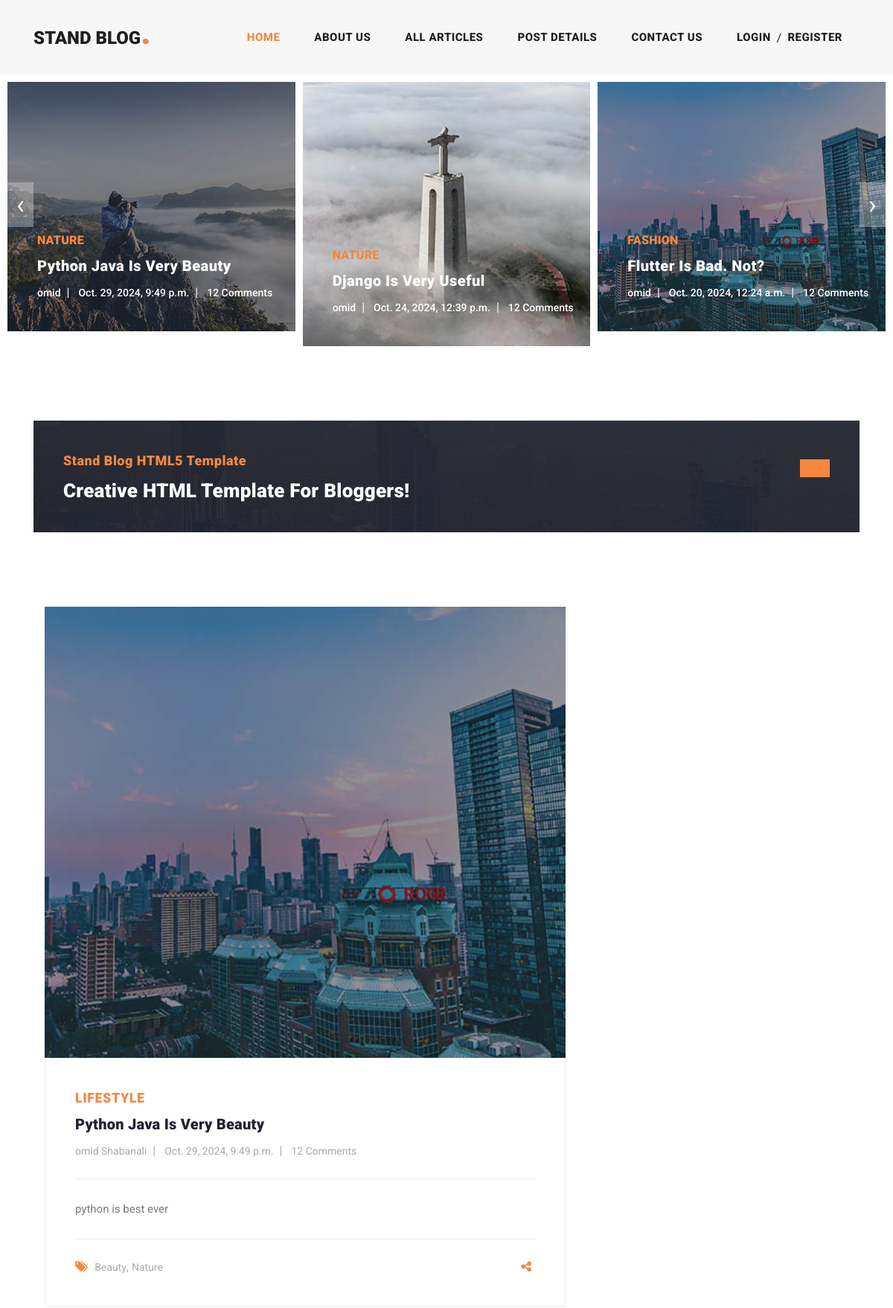
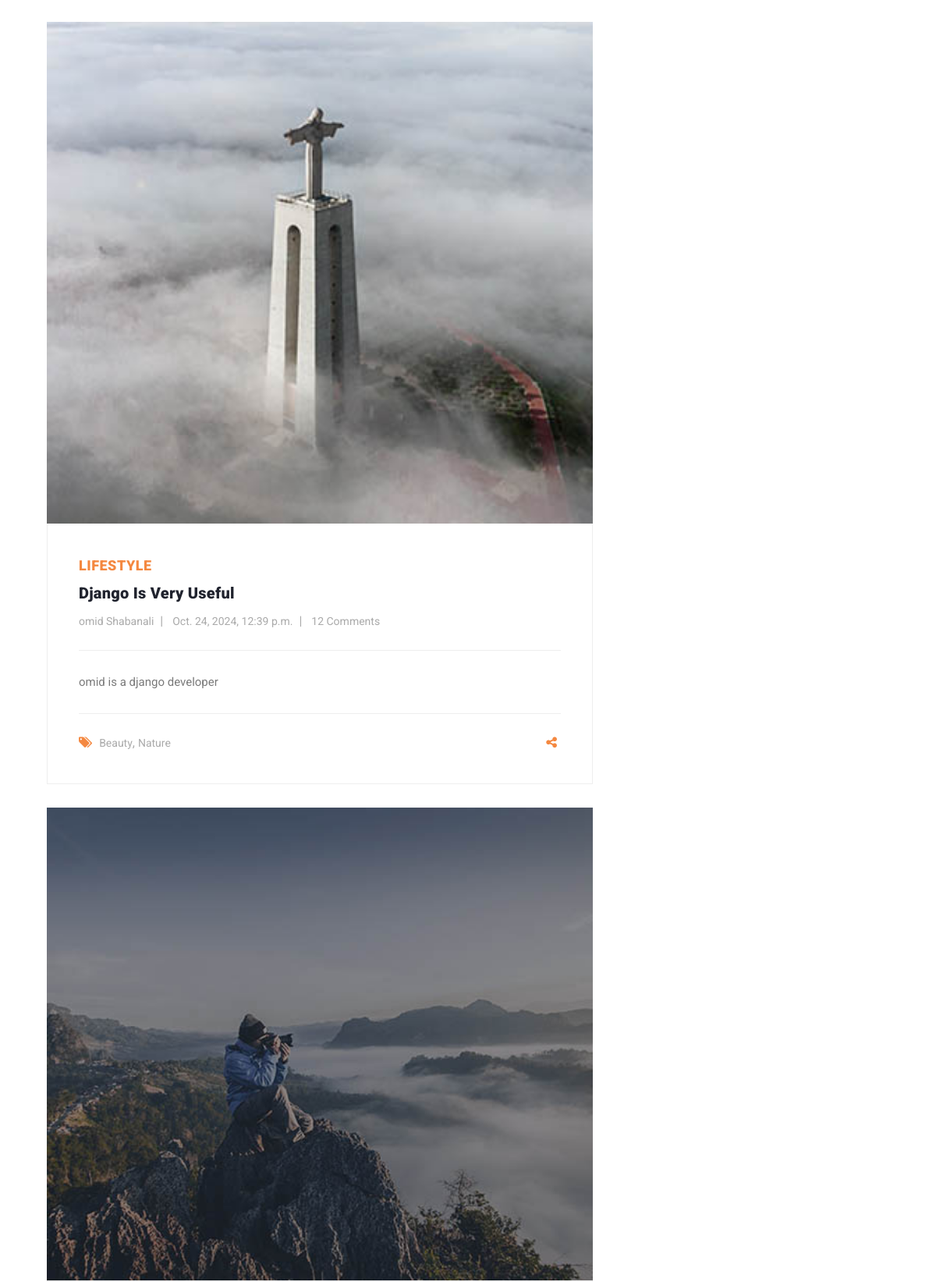
The page / (upper part) on the database its author committed (2 pictures, top to bottom).
### blog/models.py (models this page shows, shortened)
class Article(models.Model):
    CHOICES = (
        ('A', 'پایتون'),
        ('B', 'جنگو')
    )
    author = models.ForeignKey(User, on_delete=models.CASCADE, related_name='articles')
    category = models.ManyToManyField(Category, related_name='articles')
    title = models.CharField(max_length=70)
    body = models.TextField()
    image = models.ImageField(upload_to='images/articles')
    created = models.DateTimeField(auto_now_add=True)
    updated = models.DateTimeField(auto_now=True)
    myfile = models.FileField(upload_to='test', null=True)
    status = models.BooleanField(default=True)
    published = models.BooleanField(default=True)
    objects = models.Manager()
    custom_manager = ArticleManager()
    slug = models.SlugField(blank=True, unique=True)
    class Meta:
        ordering = ('-created',)
    def get_absolute_url(self):
        return reverse('blog:article_detail', kwargs={'slug':self.slug})

class Category(models.Model):
    title = models.CharField(max_length=100)
    created = models.DateTimeField(auto_now_add=True)

### home/views.py (the view)
# urls.py: path('', views.home, name='home'),
def home(request):
    articles = Article.objects.all() #Manager
    recent_articles = Article.objects.all().order_by('-created', '-updated')[:3]
    return render(request, "home/home.html", {'articles':articles, 'recent_articles':recent_articles})

### context_processors/context_processors.py (called while the page is built)
def recent_articles(request):
    recent_articles = Article.objects.order_by('-created')
    categories = Category.objects.all()
    return {'recent_articles': recent_articles, 'categories':categories}

### home/templates/home/home.html (shortened to what this page needs)
{% extends 'base.html' %}
{% load static %}
{% load render_partial %}
{% load social_share %}
{% block content %}
    <div class="main-banner header-text">
        <div class="container-fluid">
            <div class="owl-banner owl-carousel">
                {% for article in articles %}
                    <div class="item">
                        <img src="{{ article.myfile.url }}" alt="{{ article.title }}">
                        <div class="item-content">
                            <div class="main-content">
                                <div class="meta-category">
                                    <span>{{ article.category.all.first.title }}</span>
                                </div>
                                <a href="{{ article.get_absolute_url }}"><h4>{{ article.title }}</h4></a>
                                <ul class="post-info">
                                    <li><a href="#">{{ article.author.username }}</a></li>
                                    <li><a href="#">{{ article.created }}</a></li>
                                    <li><a href="#">12 Comments</a></li>
                                </ul>
                            </div>
                        </div>
                    </div>
                {% endfor %}
            </div>
        </div>
    </div>
    <section class="call-to-action">
        <div class="container">
            <div class="row">
                <div class="col-lg-12">
                    <div class="main-content">
                        <div class="row">
                            <div class="col-lg-8">
                                <span>Stand Blog HTML5 Template</span>
                                <h4>Creative HTML Template For Bloggers!</h4>
                            </div>
                            <div class="col-lg-4">
                                <div class="main-button">
                                    <a rel="nofollow" href="https://templatemo.com/tm-551-stand-blog"
                                       target="_parent">{{ name }}</a>
                                </div>
                            </div>
                        </div>
                    </div>
                </div>
            </div>
        </div>
    </section>
    <section class="blog-posts">
        <div class="container">
            <div class="row">
                <div class="col-lg-8">
                    <div class="all-blog-posts">
                        {% for article in recent_articles %}
                            <div class="col-lg-12">
                                <div class="blog-post">
                                    <div class="blog-thumb">
                                        <img src="{{ article.image.url }}" alt="">
                                    </div>
                                    <div class="down-content">
                                        <span>Lifestyle</span>
                                        <a href="post-details.html"><h4>{{ article.title }}</h4></a>
                                        <ul class="post-info">
                                            <li><a href="#">{{ article.author.get_full_name }}</a></li>
                                            <li><a href="#">{{ article.created }}</a></li>
                                            <li><a href="#">12 Comments</a></li>
                                        </ul>
                                        <p>{{ article.body }}</p>
                                        <div class="post-options">
                                            <div class="row">
                                                <div class="col-6">
                                                    <ul class="post-tags">
                                                        <li><i class="fa fa-tags"></i></li>
                                                        <li><a href="#">Beauty</a>,</li>
                                                        <li><a href="#">Nature</a></li>
                                                    </ul>
                                                </div>
                                                <div class="col-6">
                                                    <ul class="post-share">
                                                        <li><i class="fa fa-share-alt"></i></li>
                                                    </ul>
                                                </div>
                                            </div>
                                        </div>
                                    </div>
                                </div>
                            </div>
                        {% endfor %}
                    </div>
                </div>
            </div>
        </div>
    </section>
{% endblock %}

### static/css/templatemo-stand-blog.css (style rules this page uses)
body { font-family: 'Roboto', sans-serif; overflow-x: hidden; text-rendering: optimizeLegibility; -webkit-font-smoothing: antialiased; -moz-osx-font-smoothing: grayscale; }
p { margin-bottom: 0px; font-size: 15px; font-weight: 400; color: #7a7a7a; line-height: 30px; }
a { text-decoration: none!important; }
ul { padding: 0; margin: 0; list-style: none; }
h1,h2,h3,h4,h5,h6 { margin: 0px; }
.main-button a { display: inline-block; background-color: #f48840; color: #fff; font-size: 13px; font-weight: 500; padding: 12px 20px; text-transform: uppercase; transition: all .3s; }
.main-banner .container-fluid { padding: 0px 10px; margin-bottom: -24px; }
.owl-banner { padding-top: 110px; }
.owl-banner .item { position: relative; }
.owl-banner .item .item-content { position: absolute; bottom: 40px; left: 40px; }
.owl-banner .item .item-content .meta-category span { color: #f48840; font-size: 18px; text-transform: uppercase; font-weight: 900; letter-spacing: 0.25px; }
.owl-banner .item .item-content h4 { font-size: 24px; font-weight: 900; color: #fff; letter-spacing: 0.5px; text-transform: capitalize; margin: 10px 0px 12px 0px; }
.owl-banner .item .item-content ul li { display: inline-block; margin-right: 8px; }
.owl-banner .item .item-content ul li:after { content: '|'; color: #fff; margin-left: 8px; }
.owl-banner .item .item-content ul li:last-child::after { display: none; }
.owl-banner .item .item-content ul li a { font-size: 14px; color: #fff; font-weight: 500; transition: all .3s; }
.call-to-action { margin-top: 100px; }
.call-to-action .main-content { padding: 40px; background-image: url(../images/cta-bg.jpg); background-position: center center; background-repeat: no-repeat; background-size: cover; }
.call-to-action .main-content span { color: #f48840; font-size: 18px; font-weight: 900; letter-spacing: 0.5px; }
.call-to-action .main-content h4 { margin-bottom: 0px; margin-top: 12px; color: #fff; font-size: 26px; font-weight: 900; letter-spacing: 0.25px; }
.call-to-action .main-content .main-button { text-align: right; margin-top: 12px; }
.blog-posts { margin-top: 100px; }
.blog-posts .blog-post { margin-bottom: 30px; }
.blog-posts .blog-thumb img { width: 100%; overflow: hidden; }
.blog-posts .down-content { padding: 40px; border-right: 1px solid #eee; border-left: 1px solid #eee; border-bottom: 1px solid #eee; }
.blog-posts .down-content span { font-size: 18px; text-transform: uppercase; letter-spacing: 0.5px; font-weight: 900; color: #f48840; }
.blog-posts .down-content h4 { font-size: 24px; text-transform: capitalize; letter-spacing: 0.5px; font-weight: 900; color: #20232e; margin: 10px 0px 12px 0px; }
.blog-posts .down-content ul.post-info li { display: inline-block; margin-right: 8px; }
.blog-posts .down-content ul.post-info li:after { content: '|'; color: #aaa; margin-left: 8px; }
.blog-posts .down-content h4 { font-size: 20px; letter-spacing: 0.25px; }
.blog-posts .down-content ul.post-info li:last-child::after { display: none; }
.blog-posts .down-content ul.post-info li a { font-size: 14px; color: #aaa; font-weight: 400; transition: all .3s; }
.blog-posts .down-content p { padding: 25px 0px; margin: 25px 0px; border-top: 1px solid #eee; border-bottom: 1px solid #eee; }
.blog-posts .down-content ul.post-share { text-align: right; }
.blog-posts .down-content ul.post-tags li, .blog-posts .down-content ul.post-share li { display: inline-block; }
.blog-posts .down-content ul.post-tags li:first-child i, .blog-posts .down-content ul.post-share li:first-child i { color: #f48840; margin-right: 5px; }
.blog-posts .down-content ul.post-tags li, .blog-posts .down-content ul.post-share li { color: #aaa; }
.blog-posts .down-content ul.post-tags li a, .blog-posts .down-content ul.post-share li a { font-size: 14px; color: #aaa; font-weight: 400; transition: all .3s; }
@media (max-width: 1250px) { .owl-banner .item .item-content .meta-category span { font-size: 16px; } }
@media (max-width: 1250px) { .owl-banner .item .item-content h4 { font-size: 20px; } }

### rows shown on the page
Article: myfile (picture), category.all.first "NATURE", title "Python Java Is Very Beauty", author.username "omid", created "Oct. 29, 2024, 9:49 p.m.", image (picture), author.get_full_name "omid Shabanali", body "python is best ever"
Article: myfile (picture), category.all.first "NATURE", title "Django Is Very Useful", author.username "omid", created "Oct. 24, 2024, 12:39 p.m.", image (picture), author.get_full_name "omid Shabanali", body "omid is a django developer"
Article: myfile (picture), category.all.first "FASHION", title "Flutter Is Bad. Not?", author.username "omid", created "Oct. 20, 2024, 12:24 a.m.", image (picture)
